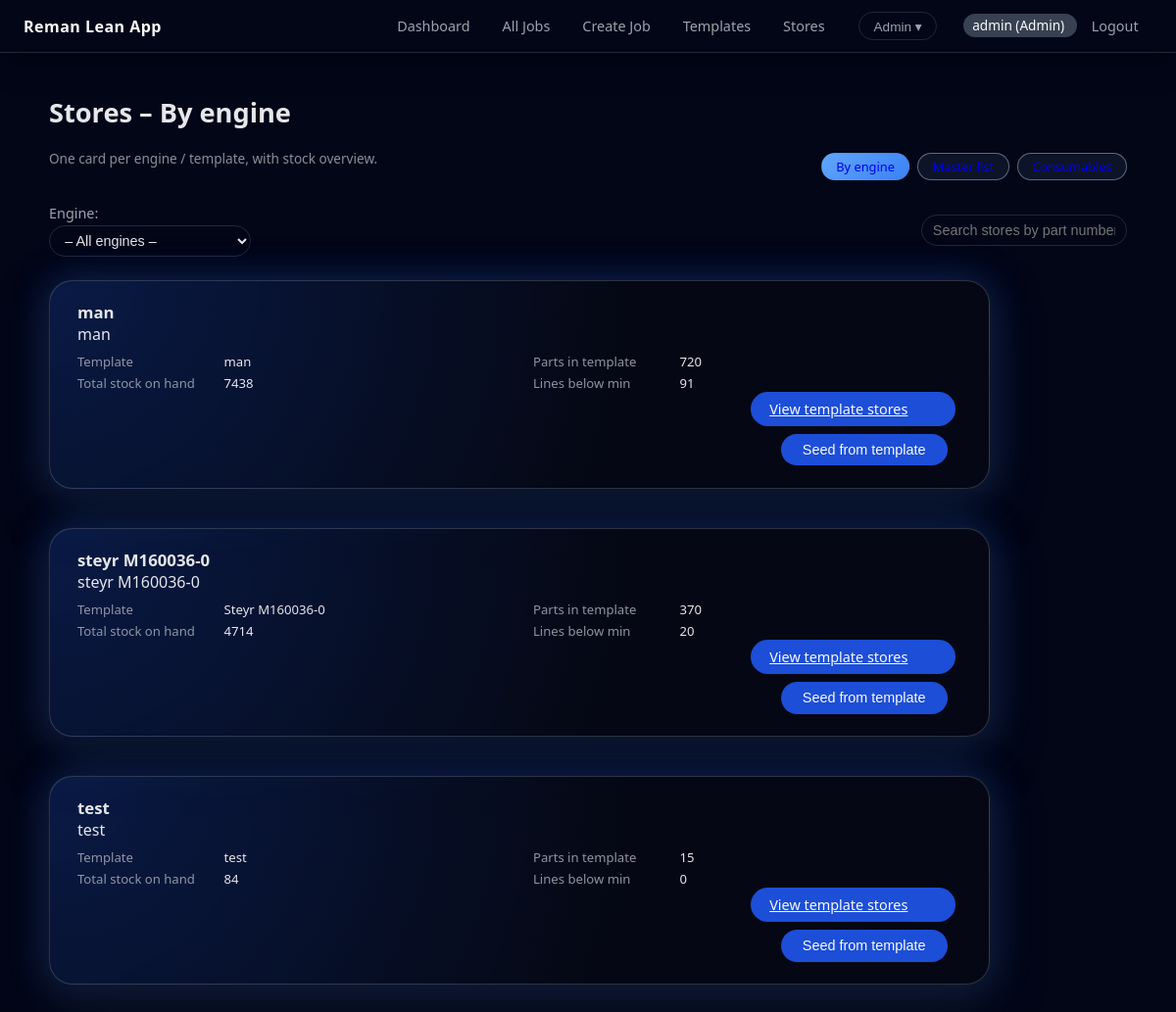
The app's page /stores (signed in) with its own data.
### models.py (models this page shows)
class User(db.Model):
    __tablename__ = "users"
    id = db.Column(db.Integer, primary_key=True)
    username = db.Column(db.String(64), unique=True, nullable=False)
    password_hash = db.Column(db.String(128), nullable=False)
    role = db.Column(db.Enum(RoleEnum), nullable=False)
    created_at = db.Column(db.DateTime, default=datetime.utcnow)
    assigned_jobs = db.relationship(
        "Job",
        foreign_keys="Job.assigned_to_id",
        back_populates="assigned_to",
        lazy="dynamic",
    )

class Template(db.Model):
    __tablename__ = "templates"
    id = db.Column(db.Integer, primary_key=True)
    name = db.Column(db.String(128), unique=True, nullable=False)
    engine_type = db.Column(db.String(128))
    is_locked = db.Column(db.Boolean, nullable=False, default=False)
    created_at = db.Column(db.DateTime, default=datetime.utcnow)
    updated_at = db.Column(
        db.DateTime,
        default=datetime.utcnow,
        onupdate=datetime.utcnow,
    )
    items = db.relationship(
        "TemplateItem",
        backref="template",
        cascade="all, delete-orphan",
    )
    groups = db.relationship(
        "TemplateGroup",
        backref="template",
        cascade="all, delete-orphan",
    )
    jobs = db.relationship(
        "Job",
        back_populates="template",
    )

### app.py (the view, shortened to what this page needs)
@app.route("/stores", methods=["GET"])
@login_required
@roles_required(RoleEnum.ADMIN.value, RoleEnum.OFFICE.value,RoleEnum.STORES.value)
def stores_hub():
    view = request.args.get("view") or "engine"
    if view == "per_engine":
        view = "engine"
    if view == "engine":
        engine_summaries = []
        templates = Template.query.order_by(Template.engine_type, Template.name).all()
        for t in templates:
            template_items = TemplateItem.query.filter_by(template_id=t.id).all()
            linked_store_items = [
                ti.store_item
                for ti in template_items
                if getattr(ti, "store_item", None) is not None
            ]
            total_parts = len(template_items)
            total_stock = sum((si.qty_in_stock or 0) for si in linked_store_items)
            below_min = sum(
                1
                for si in linked_store_items
                if (si.min_stock or 0) > 0
                and (si.qty_in_stock or 0) < (si.min_stock or 0)
            )
            engine_summaries.append(
                {
                    "template_id": t.id,
                    "template_name": t.name,
                    "engine_type": t.engine_type,
                    "total_parts": total_parts,
                    "total_stock": total_stock,
                    "below_min": below_min,
                }
            )
        selected_engine_type = request.args.get("engine_type") or None
        if selected_engine_type:
            engine_summaries = [
                e
                for e in engine_summaries
                if (e["engine_type"] or "") == selected_engine_type
            ]
        engine_types = sorted({t.engine_type for t in templates if t.engine_type})
        return render_template(
            "stores.html",
            view_mode=view,
            engine_summaries=engine_summaries,
            engine_types=engine_types,
            selected_engine_type=selected_engine_type,
        )

### app.py (called while the page is built)
def login_required(view):
    @wraps(view)
    def wrapped_view(**kwargs):
        if "user_id" not in session:
            return redirect(url_for("login"))
        return view(**kwargs)
    return wrapped_view

def roles_required(*roles):
    def _role_val(r):
        if isinstance(r, RoleEnum):
            return r.value
        return str(r)
    allowed = {_role_val(r) for r in roles}
    def decorator(view):
        @wraps(view)
        def decorated(*args, **kwargs):
            user_id = session.get("user_id")
            if not user_id:
                return redirect(url_for("login"))
            user = User.query.get(user_id)
            if not user:
                abort(403)
            user_role_val = _role_val(user.role)
            if user_role_val not in allowed:
                abort(403)
            return view(*args, **kwargs)
        return decorated
    return decorator

def current_user():
    uid = session.get("user_id")
    if not uid:
        return None
    return User.query.get(uid)

@app.context_processor
def inject_globals():
    return {
        "JobStatusEnum": JobStatusEnum,
        "DecisionEnum": DecisionEnum,
        "StockStatusEnum": StockStatusEnum,
        "MeasurementResultEnum": MeasurementResultEnum,
        "RoleEnum": RoleEnum,
        "current_user": current_user(),
        "job_age_days": job_age_days,
        "next_action_for_job": next_action_for_job,
    }

### templates/stores.html (shortened to what this page needs)
{% extends "base.html" %}
{% block content %}
{% set mode = view_mode or 'template' %}
{% set can_edit_stores = current_user.role.value in ['Admin', 'Stores'] %}
<div class="view-switch-bar" style="display:flex; justify-content:space-between; align-items:flex-end; gap:1rem; margin-bottom:1rem;">
    <div>
        {% if mode == 'master' %}
            <h1>Stores – Master list</h1>
        {% elif mode in ['engine', 'per_engine'] %}
            <h1>Stores – By engine</h1>
            <p class="text-muted">
                One card per engine / template, with stock overview.
            </p>
        {% elif mode == 'consumables' %}
            <h1>Stores – Consumables</h1>
            <p class="text-muted">
                All parts flagged as consumables.
            </p>
        {% else %}
            <h1>Stores – {{ template.name }}</h1>
            <p class="text-muted">
                Engine type: {{ template.engine_type or "Not set" }}
            </p>
        {% endif %}
    </div>
    <div class="view-switch-right">
        <a
            href="{{ url_for('stores_hub', view='engine') }}"
            class="view-pill {% if mode in ['engine', 'per_engine'] %}pill-active{% endif %}"
        >
            By engine
        </a>
        <a
            href="{{ url_for('stores_hub', view='master') }}"
            class="view-pill {% if mode == 'master' %}pill-active{% endif %}"
        >
        </a>
        <a
            href="{{ url_for('stores_hub', view='consumables') }}"
            class="view-pill {% if mode == 'consumables' %}pill-active{% endif %}"
        >
        </a>
    </div>
</div>
<div class="survey-filters"
     style="display:flex; justify-content:space-between; align-items:center; gap:1rem; margin-bottom:1rem;">
    <div>
        {% if mode in ['engine', 'per_engine'] and engine_types is defined and engine_types %}
            <form method="get" action="{{ url_for('stores_hub') }}" class="inline-form" style="margin-top:0.5rem;">
                <label>
                    Engine:
                    <select name="engine_type" onchange="this.form.submit()">
                        <option value="">– All engines –</option>
                    </select>
                </label>
            </form>
        {% endif %}
    </div>
    <div class="search-wrapper">
        <input
            type="text"
            id="stores-search"
            class="search-input"
            placeholder="Search stores by part number, name or engine…"
        >
    </div>
</div>
{% if mode in ['master', 'engine', 'per_engine', 'consumables'] %}
    {% if mode in ['engine', 'per_engine'] and engine_summaries is defined and engine_summaries %}
        <div class="job-cards-column">
            {% for e in engine_summaries %}
                <section class="job-card stores-engine-card">
                    <div class="job-card-main">
                        <div class="job-card-header">
                            <h2>
                                {{ e.engine_type or e.template_name or "Unknown engine" }}
                            </h2>
                            {% if e.engine_type %}
                                <span class="status-pill status-pre-survey">
                                    {{ e.engine_type }}
                                </span>
                            {% endif %}
                        </div>
                        <div class="job-card-meta">
                            <div class="job-card-row">
                                <span class="meta-label">Template</span>
                                <span class="meta-value">
                                    {{ e.template_name or "—" }}
                                </span>
                            </div>
                            <div class="job-card-row">
                                <span class="meta-label">Parts in template</span>
                                <span class="meta-value">
                                    {{ e.total_parts or 0 }}
                                </span>
                            </div>
                            <div class="job-card-row">
                                <span class="meta-label">Total stock on hand</span>
                                <span class="meta-value">
                                    {{ e.total_stock or 0 }}
                                </span>
                            </div>
                            <div class="job-card-row">
                                <span class="meta-label">Lines below min</span>
                                <span class="meta-value">
                                    {{ e.below_min or 0 }}
                                </span>
                            </div>
                        </div>
                    </div>
                    <div class="job-card-actions">
                        <a
                            href="{{ url_for('stores_for_template', template_id=e.template_id) }}"
                            class="button primary"
                       >
                           View template stores
                       </a>
                        {% if current_user.role.value == 'Admin' %}
                            <form method="post"
                                  action="{{ url_for('stores_seed', template_id=e.template_id) }}"
                                  class="inline-form">
                                <button type="submit" class="button">
                                    Seed from template
                               </button>
                            </form>
                        {% endif %}
                    </div>
                </section>
            {% endfor %}
        </div>
    {% endif %}
{% endif %}
{% endblock %}

### templates/base.html (shortened to what this page needs)
<!doctype html>
<html lang="en">
<head>
    <link rel="stylesheet" href="{{ url_for('static', filename='style.css') }}">
</head>
<body>
    <header class="top-bar">
        <div class="brand">Reman Lean App</div>
        <nav class="nav">
            {% if current_user %}
                {% set role = current_user.role.value %}
                {% if role in ['Admin', 'Office'] %}
                    <a href="{{ url_for('dashboard') }}">Dashboard</a>
                    <a href="{{ url_for('jobs_list') }}">All Jobs</a>
                    <a href="{{ url_for('job_create') }}">Create Job</a>
                    <a href="{{ url_for('templates_list') }}">Templates</a>
                    <a href="{{ url_for('stores_hub', view='per_engine') }}">Stores</a>
                {% elif role == 'Stores' %}
                    <a href="{{ url_for('stores_hub', view='master') }}">Stores</a>
                {% else %}
                    <a href="{{ url_for('dashboard') }}">Dashboard</a>
                    <a href="{{ url_for('jobs_list') }}">All Jobs</a>
                {% endif %}
                {% if role == 'Admin' %}
                    <div class="nav-admin-dropdown">
                        <button class="nav-admin-trigger" type="button">
                            Admin ▾
                        </button>
                    </div>
                {% endif %}
                <span class="user-pill">
                    {{ current_user.username }} ({{ current_user.role.value }})
                </span>
                <a href="{{ url_for('logout') }}">Logout</a>
            {% endif %}
        </nav>
    </header>
    <main class="container">
        {% block content %}{% endblock %}
    </main>
</body>
</html>

### records on screen
User: username "admin", role.value "Admin"
Template: engine_type "man", name "man", total_parts "720", total_stock "7438", below_min "91"
Template: engine_type "steyr M160036-0", name "Steyr M160036-0", total_parts "370", total_stock "4714", below_min "20"
Template: engine_type "test", name "test", total_parts "15", total_stock "84", is_locked "0"
